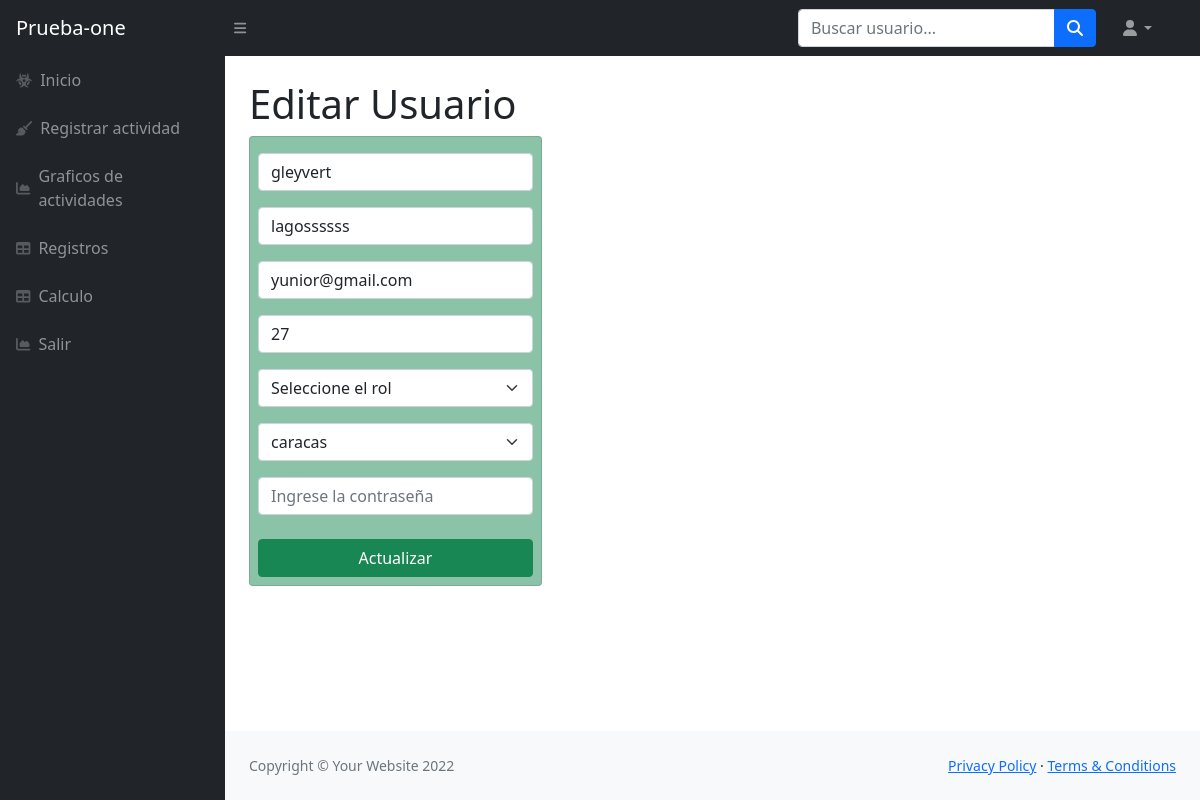
/editar_usuario.php?id=6, run on the app's committed database.
### tables this page shows
CREATE TABLE `usuarios` (
  `id_usuario` int(11) NOT NULL,
  `nombre` varchar(100) DEFAULT NULL,
  `apellido` varchar(100) DEFAULT NULL,
  `email` varchar(200) DEFAULT NULL,
  `edad` int(11) DEFAULT NULL,
  `password` varchar(100) DEFAULT NULL,
  `id_ciudad` int(11) NOT NULL,
  `id_rol` int(11) NOT NULL
);

CREATE TABLE `ciudades` (
  `id_ciudad` int(11) NOT NULL,
  `nombre` varchar(255) NOT NULL
);

### editar_usuario.php (the view, shortened to what this page needs)
<?php
    require('database.php');
    if(isset($_GET['id'])){
        $id_usuario = $_GET['id'];
        $sql = "SELECT * FROM usuarios WHERE id_usuario=:id";
        $stmt = $conn->prepare($sql);
        $stmt->bindParam(':id', $id_usuario);
        $stmt->execute();
        $result = $stmt->fetch(PDO::FETCH_ASSOC);
        if(count($result) > 0 ){
            $usuario = $result;
            $nombre = $usuario['nombre'];
            $apellido = $usuario['apellido'];
            $email = $usuario['email'];
            $edad = $usuario['edad'];
            $ciudad = $usuario['id_ciudad'];
        }
    }
?>
<!DOCTYPE html>
<html lang="en">
    <head>
        <link rel="stylesheet" type="text/css" href="vendor/bootstrap/css/bootstrap.min.css">
        <link href="./css/styles2.css" rel="stylesheet" />
    </head>
    <body class="sb-nav-fixed">
        <?php require 'partials/navbar.php' ?>
        <div id="layoutSidenav">
            <?php require 'partials/nav.php' ?>
            <div id="layoutSidenav_content">
                <main>
                <div class="container-fluid px-4">
                <h1 class="mt-4">Editar Usuario</h1>
                <div class="row">
                            <div class="col-md-4">
                                <div class="card card-body bg-success p-2 bg-opacity-50" >
                                <form action="editar_usuario.php?id=<?php echo $id_usuario ?>" method="POST">
                                        <div class="form-group mt-2">
                                            <input type="text" required name="nombre" class="form-control" value="<?php echo $nombre ?>" placeholder="Ingrese el nombre de usuario" autofocus>
                                        </div>
                                        <div class="form-group mt-2">
                                            <input type="text" required name="apellido" class="form-control" value="<?php echo $apellido ?>" placeholder="Ingrese el apellido">
                                        </div>
                                        <div class="form-group mt-2">
                                            <input type="emai" required name="email" class="form-control" value="<?php echo $email ?>" placeholder="Ingrese el email">
                                        </div>
                                        <div class="form-group mt-2">
                                            <input type="text" required name="edad" class="form-control" value="<?php echo $edad ?>" placeholder="Ingrese la edad">
                                        </div>
                                        <div class="form-group mt-2">
                                            <select name="id_rol" required class="form-select" aria-label="Default select example">
                                            <option value="">Seleccione el rol</option>
                                            </select>
                                        </div>
                                        <div class="form-group mt-2">
                                            <select name="id_ciudad" required class="form-select" aria-label="Default select example">
                                            <?php
                                                $records = $conn->prepare('SELECT * FROM ciudades');
                                                $records->execute();
                                                $resultado = $records->fetchAll(PDO::FETCH_ASSOC);
                                                foreach($resultado as $row){ ?>
                                                <option value="<?php echo $row['id_ciudad'] ?>" <?php if($row['id_ciudad'] == $ciudad) echo 'selected' ?>><?php echo $row['nombre'] ?></option>
                                                <?php }?>
                                            </select>
                                        </div>
                                        <div class="form-group">
                                            <input type="password" required name="password" class="form-control" placeholder="Ingrese la contraseña">
                                        </div>
                                        <div class="d-grid gap-2">
                                             <button class="btn btn-success mt-2" require name="actualizar">Actualizar</button>
                                        </div>
                                    </form>
                                </div>
                            </div>
                        </div>
                </div>
                </main>
                <footer class="py-4 bg-light mt-auto">
                    <div class="container-fluid px-4">
                        <div class="d-flex align-items-center justify-content-between small">
                            <div class="text-muted">Copyright &copy; Your Website 2022</div>
                            <div>
                                <a href="#">Privacy Policy</a>
                                &middot;
                                <a href="#">Terms &amp; Conditions</a>
                            </div>
                        </div>
                    </div>
                </footer>
            </div>
        </div>
    </body>
</html>

### data on the page
usuarios: nombre "gleyvert", apellido "lagossssss", email "yunior@gmail.com", edad "27", id_ciudad "caracas"
